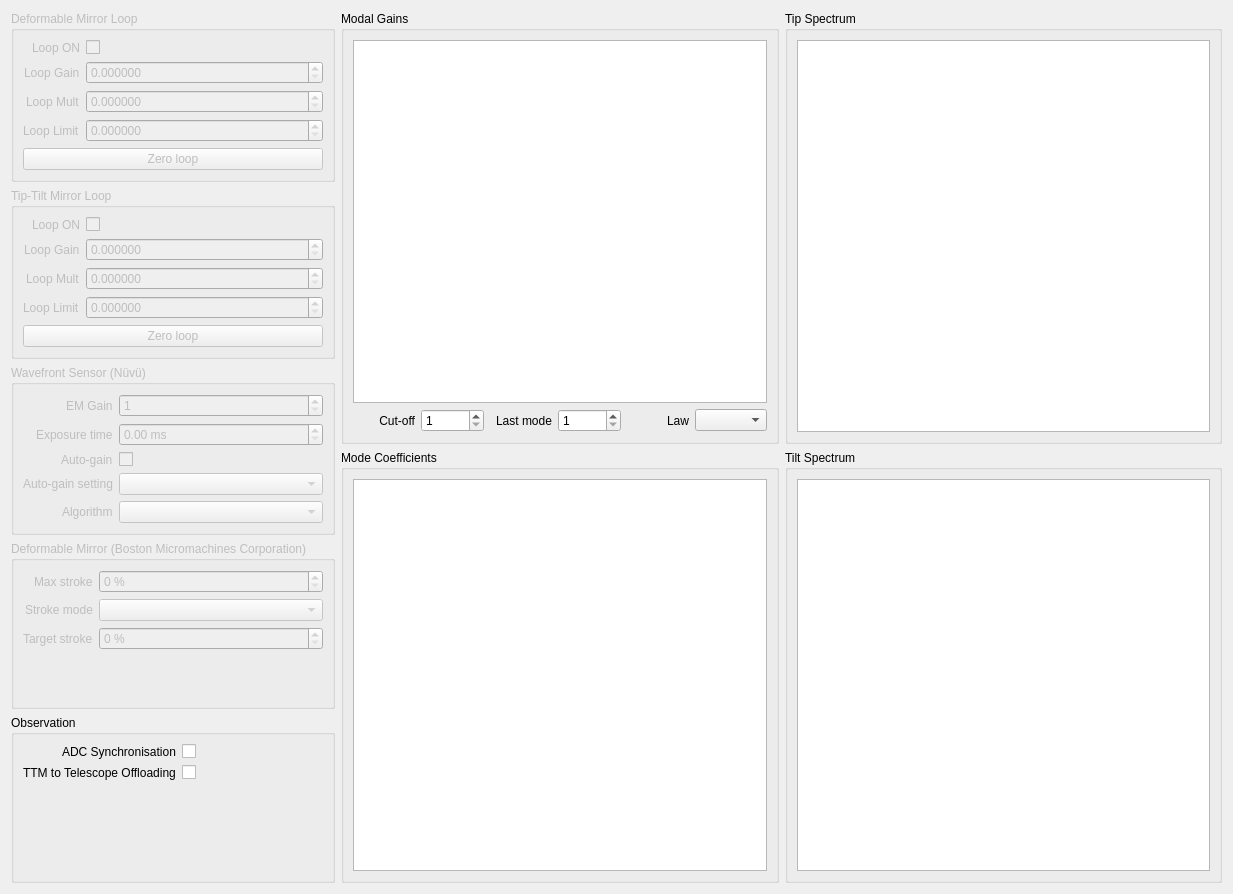
<?xml version="1.0" encoding="UTF-8"?>
<ui version="4.0">
 <class>LoopControlsWidget</class>
 <widget class="QWidget" name="LoopControlsWidget">
  <property name="geometry">
   <rect>
    <x>0</x>
    <y>0</y>
    <width>1233</width>
    <height>894</height>
   </rect>
  </property>
  <property name="windowTitle">
   <string>Loop Controls - KalAO</string>
  </property>
  <layout class="QHBoxLayout" name="horizontalLayout_2" stretch="0,1,1">
   <item>
    <layout class="QVBoxLayout" name="controls_layout">
     <item>
      <widget class="QGroupBox" name="dmloop_groupbox">
       <property name="enabled">
        <bool>false</bool>
       </property>
       <property name="title">
        <string>Deformable Mirror Loop</string>
       </property>
       <layout class="QFormLayout" name="formLayout_3">
        <property name="labelAlignment">
         <set>Qt::AlignRight|Qt::AlignTrailing|Qt::AlignVCenter</set>
        </property>
        <item row="0" column="0">
         <widget class="QLabel" name="dmloop_on_label">
          <property name="text">
           <string>Loop ON</string>
          </property>
         </widget>
        </item>
        <item row="0" column="1">
         <widget class="QCheckBox" name="dmloop_on_checkbox">
          <property name="text">
           <string/>
          </property>
         </widget>
        </item>
        <item row="1" column="0">
         <widget class="QLabel" name="dmloopgain_label">
          <property name="text">
           <string>Loop Gain</string>
          </property>
         </widget>
        </item>
        <item row="1" column="1">
         <widget class="QDoubleSpinBox" name="dmloop_gain_spinbox">
          <property name="keyboardTracking">
           <bool>false</bool>
          </property>
          <property name="decimals">
           <number>6</number>
          </property>
          <property name="singleStep">
           <double>0.010000000000000</double>
          </property>
         </widget>
        </item>
        <item row="2" column="1">
         <widget class="QDoubleSpinBox" name="dmloop_mult_spinbox">
          <property name="keyboardTracking">
           <bool>false</bool>
          </property>
          <property name="decimals">
           <number>6</number>
          </property>
          <property name="maximum">
           <double>1.000000000000000</double>
          </property>
          <property name="singleStep">
           <double>0.010000000000000</double>
          </property>
         </widget>
        </item>
        <item row="2" column="0">
         <widget class="QLabel" name="dmloop_mult_label">
          <property name="text">
           <string>Loop Mult</string>
          </property>
         </widget>
        </item>
        <item row="3" column="0">
         <widget class="QLabel" name="dmloop_limit_label">
          <property name="text">
           <string>Loop Limit</string>
          </property>
         </widget>
        </item>
        <item row="3" column="1">
         <widget class="QDoubleSpinBox" name="dmloop_limit_spinbox">
          <property name="keyboardTracking">
           <bool>false</bool>
          </property>
          <property name="decimals">
           <number>6</number>
          </property>
          <property name="maximum">
           <double>999.990000000000009</double>
          </property>
          <property name="singleStep">
           <double>0.010000000000000</double>
          </property>
         </widget>
        </item>
        <item row="4" column="0" colspan="2">
         <widget class="QPushButton" name="dmloop_zero_button">
          <property name="text">
           <string>Zero loop</string>
          </property>
         </widget>
        </item>
       </layout>
      </widget>
     </item>
     <item>
      <widget class="QGroupBox" name="ttmloop_groupbox">
       <property name="enabled">
        <bool>false</bool>
       </property>
       <property name="title">
        <string>Tip-Tilt Mirror Loop</string>
       </property>
       <layout class="QFormLayout" name="formLayout_4">
        <property name="labelAlignment">
         <set>Qt::AlignRight|Qt::AlignTrailing|Qt::AlignVCenter</set>
        </property>
        <item row="0" column="0">
         <widget class="QLabel" name="ttmloop_on_label">
          <property name="text">
           <string>Loop ON</string>
          </property>
         </widget>
        </item>
        <item row="1" column="0">
         <widget class="QLabel" name="ttmloop_gain_label">
          <property name="text">
           <string>Loop Gain</string>
          </property>
         </widget>
        </item>
        <item row="2" column="0">
         <widget class="QLabel" name="ttmloop_mult_label">
          <property name="text">
           <string>Loop Mult</string>
          </property>
         </widget>
        </item>
        <item row="3" column="0">
         <widget class="QLabel" name="ttmloop_limit_label">
          <property name="text">
           <string>Loop Limit</string>
          </property>
         </widget>
        </item>
        <item row="0" column="1">
         <widget class="QCheckBox" name="ttmloop_on_checkbox">
          <property name="text">
           <string/>
          </property>
         </widget>
        </item>
        <item row="1" column="1">
         <widget class="QDoubleSpinBox" name="ttmloop_gain_spinbox">
          <property name="keyboardTracking">
           <bool>false</bool>
          </property>
          <property name="decimals">
           <number>6</number>
          </property>
          <property name="singleStep">
           <double>0.010000000000000</double>
          </property>
         </widget>
        </item>
        <item row="2" column="1">
         <widget class="QDoubleSpinBox" name="ttmloop_mult_spinbox">
          <property name="keyboardTracking">
           <bool>false</bool>
          </property>
          <property name="decimals">
           <number>6</number>
          </property>
          <property name="maximum">
           <double>1.000000000000000</double>
          </property>
          <property name="singleStep">
           <double>0.010000000000000</double>
          </property>
         </widget>
        </item>
        <item row="3" column="1">
         <widget class="QDoubleSpinBox" name="ttmloop_limit_spinbox">
          <property name="keyboardTracking">
           <bool>false</bool>
          </property>
          <property name="decimals">
           <number>6</number>
          </property>
          <property name="maximum">
           <double>999.990000000000009</double>
          </property>
          <property name="singleStep">
           <double>0.010000000000000</double>
          </property>
         </widget>
        </item>
        <item row="4" column="0" colspan="2">
         <widget class="QPushButton" name="ttmloop_zero_button">
          <property name="text">
           <string>Zero loop</string>
          </property>
         </widget>
        </item>
       </layout>
      </widget>
     </item>
     <item>
      <widget class="QGroupBox" name="wfs_groupbox">
       <property name="enabled">
        <bool>false</bool>
       </property>
       <property name="title">
        <string>Wavefront Sensor (Nüvü)</string>
       </property>
       <layout class="QFormLayout" name="formLayout_2">
        <property name="labelAlignment">
         <set>Qt::AlignRight|Qt::AlignTrailing|Qt::AlignVCenter</set>
        </property>
        <item row="0" column="0">
         <widget class="QLabel" name="wfs_emgain_label">
          <property name="text">
           <string>EM Gain</string>
          </property>
         </widget>
        </item>
        <item row="0" column="1">
         <widget class="QSpinBox" name="wfs_emgain_spinbox">
          <property name="keyboardTracking">
           <bool>false</bool>
          </property>
          <property name="minimum">
           <number>1</number>
          </property>
          <property name="maximum">
           <number>1000</number>
          </property>
         </widget>
        </item>
        <item row="1" column="0">
         <widget class="QLabel" name="wfs_exposuretime_label">
          <property name="text">
           <string>Exposure time</string>
          </property>
         </widget>
        </item>
        <item row="1" column="1">
         <widget class="QDoubleSpinBox" name="wfs_exposuretime_spinbox">
          <property name="keyboardTracking">
           <bool>false</bool>
          </property>
          <property name="suffix">
           <string> ms</string>
          </property>
          <property name="decimals">
           <number>2</number>
          </property>
          <property name="maximum">
           <double>1000.000000000000000</double>
          </property>
          <property name="singleStep">
           <double>0.100000000000000</double>
          </property>
         </widget>
        </item>
        <item row="2" column="0">
         <widget class="QLabel" name="wfs_autogain_label">
          <property name="text">
           <string>Auto-gain</string>
          </property>
         </widget>
        </item>
        <item row="2" column="1">
         <widget class="QCheckBox" name="wfs_autogain_checkbox">
          <property name="text">
           <string/>
          </property>
         </widget>
        </item>
        <item row="3" column="0">
         <widget class="QLabel" name="wfs_autogain_setting_label">
          <property name="text">
           <string>Auto-gain setting</string>
          </property>
         </widget>
        </item>
        <item row="3" column="1">
         <widget class="QComboBox" name="wfs_autogain_setting_combobox"/>
        </item>
        <item row="4" column="0">
         <widget class="QLabel" name="wfs_algorithm_label">
          <property name="text">
           <string>Algorithm</string>
          </property>
         </widget>
        </item>
        <item row="4" column="1">
         <widget class="QComboBox" name="wfs_algorithm_combobox">
          <property name="enabled">
           <bool>false</bool>
          </property>
         </widget>
        </item>
       </layout>
      </widget>
     </item>
     <item>
      <widget class="QGroupBox" name="dm_groupbox">
       <property name="enabled">
        <bool>false</bool>
       </property>
       <property name="title">
        <string>Deformable Mirror (Boston Micromachines Corporation)</string>
       </property>
       <layout class="QFormLayout" name="formLayout_5">
        <property name="labelAlignment">
         <set>Qt::AlignRight|Qt::AlignTrailing|Qt::AlignVCenter</set>
        </property>
        <item row="0" column="0">
         <widget class="QLabel" name="dm_maxstroke_label">
          <property name="text">
           <string>Max stroke</string>
          </property>
         </widget>
        </item>
        <item row="0" column="1">
         <widget class="QDoubleSpinBox" name="dm_maxstroke_spinbox">
          <property name="keyboardTracking">
           <bool>false</bool>
          </property>
          <property name="suffix">
           <string> %</string>
          </property>
          <property name="decimals">
           <number>0</number>
          </property>
          <property name="minimum">
           <double>0.000000000000000</double>
          </property>
          <property name="maximum">
           <double>100.000000000000000</double>
          </property>
          <property name="singleStep">
           <double>5.000000000000000</double>
          </property>
         </widget>
        </item>
        <item row="1" column="0">
         <widget class="QLabel" name="dm_strokemode_label">
          <property name="text">
           <string>Stroke mode</string>
          </property>
         </widget>
        </item>
        <item row="1" column="1">
         <widget class="QComboBox" name="dm_strokemode_combobox"/>
        </item>
        <item row="2" column="0">
         <widget class="QLabel" name="dm_targetstroke_label">
          <property name="text">
           <string>Target stroke</string>
          </property>
         </widget>
        </item>
        <item row="2" column="1">
         <widget class="QDoubleSpinBox" name="dm_targetstroke_spinbox">
          <property name="keyboardTracking">
           <bool>false</bool>
          </property>
          <property name="suffix">
           <string> %</string>
          </property>
          <property name="decimals">
           <number>0</number>
          </property>
          <property name="minimum">
           <double>0.000000000000000</double>
          </property>
          <property name="maximum">
           <double>100.000000000000000</double>
          </property>
          <property name="singleStep">
           <double>5.000000000000000</double>
          </property>
         </widget>
        </item>
       </layout>
      </widget>
     </item>
     <item>
      <widget class="QGroupBox" name="observation_groupbox">
       <property name="title">
        <string>Observation</string>
       </property>
       <layout class="QFormLayout" name="formLayout_6">
        <property name="labelAlignment">
         <set>Qt::AlignRight|Qt::AlignTrailing|Qt::AlignVCenter</set>
        </property>
        <item row="0" column="0">
         <widget class="QLabel" name="adc_synchronisation_label">
          <property name="text">
           <string>ADC Synchronisation</string>
          </property>
         </widget>
        </item>
        <item row="0" column="1">
         <widget class="QCheckBox" name="adc_synchronisation_checkbox">
          <property name="text">
           <string/>
          </property>
         </widget>
        </item>
        <item row="1" column="0">
         <widget class="QLabel" name="ttm_offloading_label">
          <property name="text">
           <string>TTM to Telescope Offloading</string>
          </property>
         </widget>
        </item>
        <item row="1" column="1">
         <widget class="QCheckBox" name="ttm_offloading_checkbox">
          <property name="text">
           <string/>
          </property>
         </widget>
        </item>
       </layout>
      </widget>
     </item>
    </layout>
   </item>
   <item>
    <layout class="QVBoxLayout" name="modes_layout" stretch="1,1">
     <item>
      <widget class="QGroupBox" name="modalgains_groupbox">
       <property name="title">
        <string>Modal Gains</string>
       </property>
       <layout class="QGridLayout" name="gridLayout_11">
        <item row="0" column="0">
         <widget class="KDraggableChartView" name="modalgains_plot"/>
        </item>
        <item row="3" column="0">
         <layout class="QHBoxLayout" name="horizontalLayout">
          <item>
           <widget class="QLabel" name="cutoff_label">
            <property name="text">
             <string>Cut-off</string>
            </property>
            <property name="alignment">
             <set>Qt::AlignRight|Qt::AlignTrailing|Qt::AlignVCenter</set>
            </property>
           </widget>
          </item>
          <item>
           <widget class="QSpinBox" name="cutoff_spinbox">
            <property name="keyboardTracking">
             <bool>false</bool>
            </property>
            <property name="minimum">
             <number>1</number>
            </property>
           </widget>
          </item>
          <item>
           <widget class="QLabel" name="last_label">
            <property name="text">
             <string>Last mode</string>
            </property>
            <property name="alignment">
             <set>Qt::AlignRight|Qt::AlignTrailing|Qt::AlignVCenter</set>
            </property>
           </widget>
          </item>
          <item>
           <widget class="QSpinBox" name="last_spinbox">
            <property name="keyboardTracking">
             <bool>false</bool>
            </property>
            <property name="minimum">
             <number>1</number>
            </property>
           </widget>
          </item>
          <item>
           <widget class="QLabel" name="law_label">
            <property name="text">
             <string>Law</string>
            </property>
            <property name="alignment">
             <set>Qt::AlignRight|Qt::AlignTrailing|Qt::AlignVCenter</set>
            </property>
           </widget>
          </item>
          <item>
           <widget class="QComboBox" name="law_combobox"/>
          </item>
         </layout>
        </item>
       </layout>
      </widget>
     </item>
     <item>
      <widget class="QGroupBox" name="modes_groupbox">
       <property name="title">
        <string>Mode Coefficients</string>
       </property>
       <layout class="QGridLayout" name="gridLayout_2">
        <item row="0" column="0">
         <widget class="KChartView" name="modes_plot"/>
        </item>
       </layout>
      </widget>
     </item>
    </layout>
   </item>
   <item>
    <layout class="QVBoxLayout" name="tiptilt_layout">
     <item>
      <widget class="QGroupBox" name="tip_groupbox">
       <property name="title">
        <string>Tip Spectrum</string>
       </property>
       <layout class="QGridLayout" name="gridLayout">
        <item row="0" column="0">
         <widget class="KDraggableChartView" name="tip_spectrum_plot"/>
        </item>
       </layout>
      </widget>
     </item>
     <item>
      <widget class="QGroupBox" name="tilt_groupbox">
       <property name="title">
        <string>Tilt Spectrum</string>
       </property>
       <layout class="QGridLayout" name="gridLayout_3">
        <item row="0" column="0">
         <widget class="KDraggableChartView" name="tilt_spectrum_plot"/>
        </item>
       </layout>
      </widget>
     </item>
    </layout>
   </item>
  </layout>
 </widget>
 <customwidgets>
  <customwidget>
   <class>KChartView</class>
   <extends>QGraphicsView</extends>
   <header>kalao</header>
  </customwidget>
  <customwidget>
   <class>KDraggableChartView</class>
   <extends>QGraphicsView</extends>
   <header>kalao</header>
  </customwidget>
 </customwidgets>
 <resources/>
 <connections/>
</ui>
